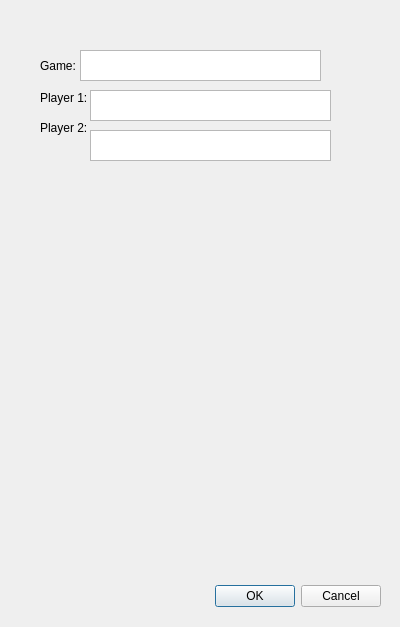
<?xml version="1.0" encoding="UTF-8"?>
<ui version="4.0">
 <class>newGame</class>
 <widget class="QDialog" name="newGame">
  <property name="geometry">
   <rect>
    <x>0</x>
    <y>0</y>
    <width>400</width>
    <height>627</height>
   </rect>
  </property>
  <property name="windowTitle">
   <string>New Game</string>
  </property>
  <property name="windowIcon">
   <iconset>
    <normaloff>img/app.ico</normaloff>img/app.ico</iconset>
  </property>
  <widget class="QDialogButtonBox" name="buttonBox">
   <property name="geometry">
    <rect>
     <x>40</x>
     <y>580</y>
     <width>341</width>
     <height>32</height>
    </rect>
   </property>
   <property name="orientation">
    <enum>Qt::Horizontal</enum>
   </property>
   <property name="standardButtons">
    <set>QDialogButtonBox::Cancel|QDialogButtonBox::Ok</set>
   </property>
  </widget>
  <widget class="QLabel" name="label">
   <property name="geometry">
    <rect>
     <x>40</x>
     <y>50</y>
     <width>49</width>
     <height>31</height>
    </rect>
   </property>
   <property name="text">
    <string>Game:</string>
   </property>
  </widget>
  <widget class="QLabel" name="label_2">
   <property name="geometry">
    <rect>
     <x>40</x>
     <y>90</y>
     <width>49</width>
     <height>16</height>
    </rect>
   </property>
   <property name="text">
    <string>Player 1:</string>
   </property>
  </widget>
  <widget class="QLabel" name="label_3">
   <property name="geometry">
    <rect>
     <x>40</x>
     <y>120</y>
     <width>49</width>
     <height>16</height>
    </rect>
   </property>
   <property name="text">
    <string>Player 2:</string>
   </property>
  </widget>
  <widget class="QPlainTextEdit" name="plainTextEdit">
   <property name="geometry">
    <rect>
     <x>80</x>
     <y>50</y>
     <width>241</width>
     <height>31</height>
    </rect>
   </property>
  </widget>
  <widget class="QPlainTextEdit" name="plainTextEdit_2">
   <property name="geometry">
    <rect>
     <x>90</x>
     <y>90</y>
     <width>241</width>
     <height>31</height>
    </rect>
   </property>
  </widget>
  <widget class="QPlainTextEdit" name="plainTextEdit_3">
   <property name="geometry">
    <rect>
     <x>90</x>
     <y>130</y>
     <width>241</width>
     <height>31</height>
    </rect>
   </property>
  </widget>
 </widget>
 <resources/>
 <connections>
  <connection>
   <sender>buttonBox</sender>
   <signal>accepted()</signal>
   <receiver>newGame</receiver>
   <slot>accept()</slot>
   <hints>
    <hint type="sourcelabel">
     <x>248</x>
     <y>254</y>
    </hint>
    <hint type="destinationlabel">
     <x>157</x>
     <y>274</y>
    </hint>
   </hints>
  </connection>
  <connection>
   <sender>buttonBox</sender>
   <signal>rejected()</signal>
   <receiver>newGame</receiver>
   <slot>reject()</slot>
   <hints>
    <hint type="sourcelabel">
     <x>316</x>
     <y>260</y>
    </hint>
    <hint type="destinationlabel">
     <x>286</x>
     <y>274</y>
    </hint>
   </hints>
  </connection>
 </connections>
</ui>
